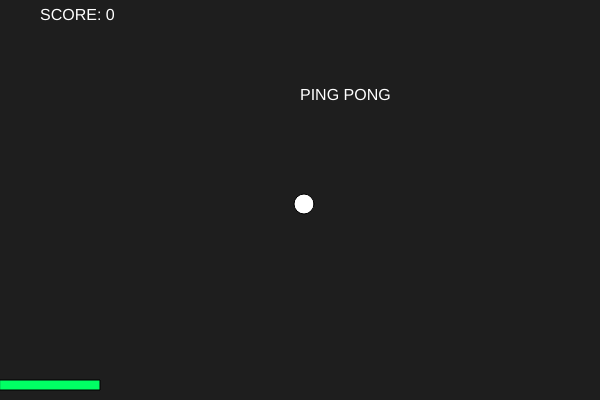
Frame 1 (no input)
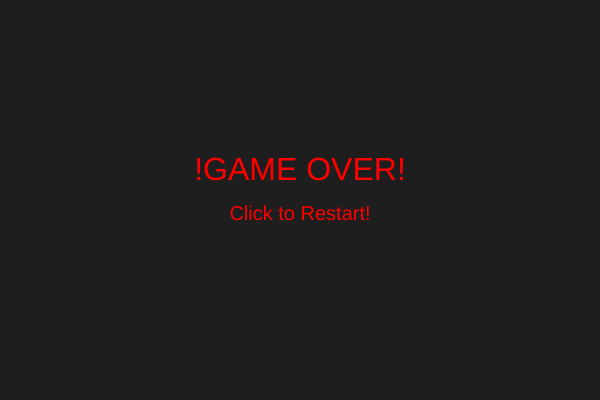
Frame 60 (no input)
Frame 120 (the mouse pressed at the canvas centre since frame 60): identical to frame 60, image omitted

The p5.js sketch that drew these frames (run headless with seeded random() and noise() and a simulated clock; from frame 60 on, the mouse is pressed at the canvas centre):

// p5.js sketch
// ── sketch.js
let ballX, ballY, ballSpeedX, ballSpeedY;
let paddleX, paddleW;
let score = 0;
let gameOver = false;

function setup() {
  createCanvas(600, 400);
  startGame();
}

function draw() {
  background(30);
  
  if (!gameOver){
  //Moving the Ball
  ballX += ballSpeedX;
  ballY += ballSpeedY;
    
  //Making the ball bounce of the side walls
  if (ballX < 0 || ballX > width) ballSpeedX *= -1;
  
  //Making the ball bounce of the top
  if (ballY < 0) ballSpeedY *= -1;
  
  //Paddle follows the mouse
  paddleX = constrain(mouseX, 0, width - paddleW);
  
  //Checking if the ball hits the paddle
  if ( ballY + 10 >= height - 20 &&
     ballX > paddleX &&
     ballX < paddleX + paddleW){
    ballSpeedY *= -1;
    score++;
  }
    
  //Checking for a game over
    if (ballY > height) gameOver = true;
    
  //Ball
  fill(255,255,255);
  ellipse(ballX, ballY, 20);
    
  //Paddle
  fill(0,255,100);
  rect(paddleX, height - 20, paddleW, 10)
    
  //Showing Score
  fill(255);
  textSize(16);
  text("SCORE: " + score, 40, 20);
  text("PING PONG", 300,100)
  } else {
    //Playing the Game Over Scene
    fill(255,0,0);
    textAlign(CENTER);
    textSize(32);
    text("!GAME OVER!", width / 2, height / 2 - 20);
    textSize(20);
    text("Click to Restart!", width / 2, height / 2 + 20);
  }
}

function mousePressed(){
  if (gameOver) {
    startGame();
  }
}

function startGame(){
  ballX = width / 2;
  ballY = height / 2;
  ballSpeedX = 4;
  ballSpeedY = 4;
  paddleW = 100;
  score = 0;
  gameOver = false;
}
